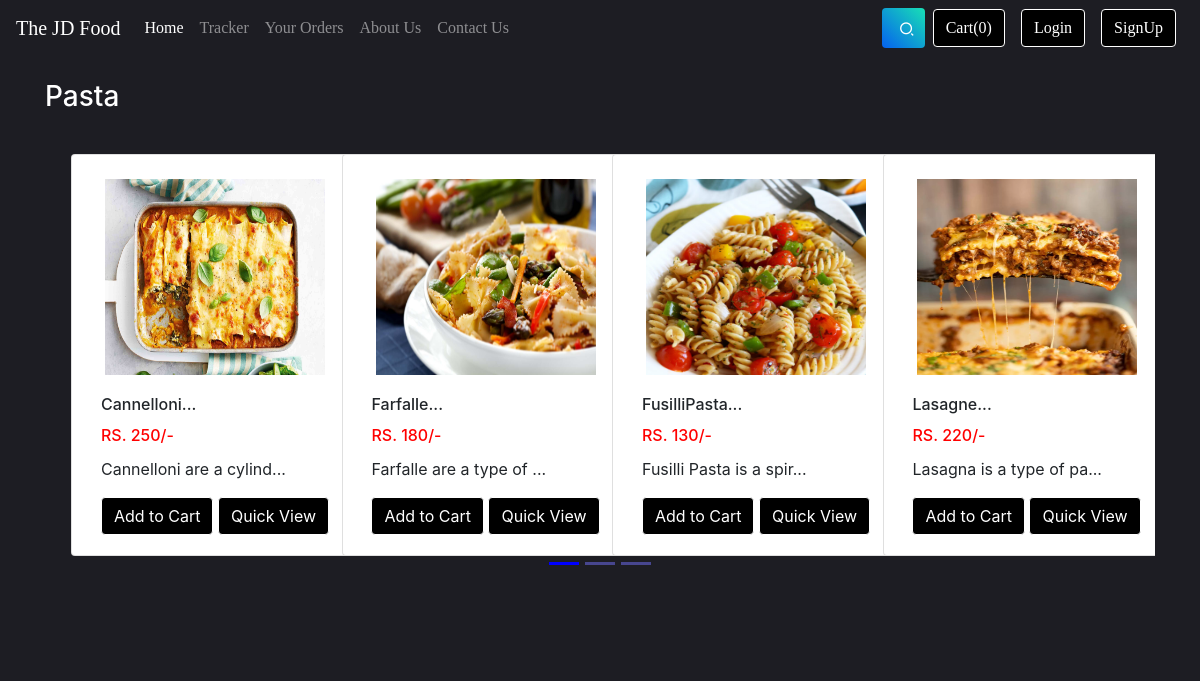
The app's page /shop/search/?search=Pasta with its own data.
### shop/models.py (models this page shows, shortened)
class Product(models.Model):
    product_id = models.AutoField
    product_name = models.CharField(max_length=50)
    category = models.CharField(max_length=50, default="")
    subcategory = models.CharField(max_length=50, default="")
    price = models.IntegerField(default=0)
    desc = models.CharField(max_length=500)
    pub_date = models.DateField()
    image = models.ImageField(upload_to="shop/images", default="")

### shop/views.py (the view)
def search(request):
    query = request.GET.get('search')
    allProds = []
    catprods = Product.objects.values('category', 'id')
    cats = {item['category'] for item in catprods}
    for cat in cats:
        prodtemp = Product.objects.filter(category=cat)
        prod = [item for item in prodtemp if searchMatch(query, item)]
        n = len(prod)
        nSlides = n // 4 + ceil((n / 4) - (n // 4))
        if len(prod) != 0:
            allProds.append([prod, range(1, nSlides), nSlides])
    deven = {'allProds': allProds, "msg": ""}
    if len(allProds) == 0 or len(query) < 3:
        deven = {'msg': "No item available. Please make sure to enter relevant search query"}
    return render(request, 'shop/search.html', deven)

### shop/views.py (called while the page is built)
def searchMatch(query, item):
    if query in item.desc.lower() or query in item.product_name.lower() or query in item.category.lower() or query in item.desc or query in item.product_name or query in item.category or query in item.desc.upper() or query in item.product_name.upper() or query in item.category.upper():
        return True
    else:
        return False

### shop/templates/shop/search.html (shortened to what this page needs)
{% extends 'shop/basic.html' %}
  {% block body %}
  {% load static %}
<div class="container" id="cont" style="background-color:#1d1d23">
    {% for product, range, nSlides in allProds %}
    <h3 class="my-4" style="color:white">{{product.0.category}}</h3>
    <div class="row">
        <div id="demo{{forloop.counter}}" class="col carousel slide my-3" data-interval="false">
            <ul class="carousel-indicators">
                <li data-target="#demo{{forloop.counter}}" data-slide-to="0" class="active"></li>
                {% for i in range %}
                <li data-target="#demo{{forloop.parentloop.counter}}" data-slide-to="{{i}}"></li>
                {% endfor %}
            </ul>
            <div class="container carousel-inner no-padding">
                <div class="carousel-item active">
                    {% for i in product %}
                    <div class="col-xs-3 col-sm-3 col-md-3">
                        <div class="card align-items-center" style="width: 18rem">
                            <img src='/media/{{i.image}}' class="card-img-top pt-4" alt="...">
                            <div class="card-body">
                                <h6 class="card-title" id="namepr{{i.id}}">{{i.product_name|slice:"0:20"}}...</h6>
                                 <h6 class="card-title" style="color:red">RS. <span id="pricepr{{i.id}}">{{i.price}}/-</span></h6>
                                <p class="card-text">{{i.desc|slice:"0:23"}}...</p>
                                <span id="divpr{{i.id}}" class="divpr">
                                    <button id="pr{{i.id}}" class="btn btn-primary cart">Add to Cart</button>
                                </span>
                                <a href="/shop/productView/{{i.id}}"> <button id="qv{{i.id}}" class="btn btn-primary cart">Quick View</button> </a>
                            </div>
                        </div>
                    </div>
                    {% if forloop.counter|divisibleby:4 and forloop.counter > 0 and not forloop.last %}
                </div>
                    {% endif %}
                    {% endfor %}
            </div>
        </div>
    </div>
    {% endfor %}
</div>
{% endblock %}

### shop/templates/shop/basic.html (shortened to what this page needs)
<!doctype html>
<html lang="en">
  <head>
    <link rel="stylesheet" href="https://stackpath.bootstrapcdn.com/bootstrap/4.2.1/css/bootstrap.min.css">
    <link rel="stylesheet" href="https://stackpath.bootstrapcdn.com/bootstrap/4.3.1/css/bootstrap.min.css">
    <link rel="stylesheet" href="https://use.fontawesome.com/releases/v5.8.2/css/all.css">
    <link href="https://cdn.jsdelivr.net/npm/remixicon@2.5.0/fonts/remixicon.css"rel="stylesheet"/>
  </head>
  <body>
    <nav class="navbar navbar-expand-lg navbar-dark"style="font-family:times new roman;background-color:#1d1d23">
      <a class="navbar-brand" href="/" >The JD Food</a>
      <div class="collapse navbar-collapse" id="navbarSupportedContent">
        <ul class="navbar-nav mr-auto">
          <li class="nav-item active">
            <a class="nav-link" href="/shop">Home <span class="sr-only">(current)</span></a>
          </li>
          <li class="nav-item">
            <a class="nav-link" href="/shop/tracker">Tracker</a>
          </li>
          <li class="nav-item">
            <a class="nav-link" href="/shop/orderView/">Your Orders</a>
          </li>
          <li class="nav-item">
            <a class="nav-link" href="/shop/about">About Us</a>
          </li>
          <li class="nav-item">
            <a class="nav-link" href="/shop/contact">Contact Us</a>
          </li>
        </ul>
        <form method="get" action="/shop/search" class="search">
          <input class="search__input" type="search" name="search" id="search" placeholder="Search" aria-label="Search" required>
          <button class="search__button" type="submit"><i class="ri-search-2-line"></i></button>
        </form>
        <button type="button" class="btn btn-secondary mx-2" id="popcart" data-container="body" data-html="true" data-toggle="popover" title="MyCart" data-placement="bottom" data-content="Bottom popover">
          Cart(<span id="cart">0</span>)
        </button>
        {% if user.is_authenticated %}
        <ul class="navbar-nav mr-2">
          <li class="nav-item dropdown">
            <a class="nav-link dropdown-toggle" href='#' id="navbarDropdown" role="button" data-toggle="dropdown"> Welcome {{request.user}}</a>
            <div class="dropdown-menu" aria-labelledby="navbarDropdown">
              <a class="dropdown-item" href="/shop/logout/">Logout</a>
            </div>
          </li>
        </ul>
        {% else %}
        <button type="button" class="btn btn-success mx-2" data-toggle="modal" data-target="#loginModal">Login</button>
        <button type="button" class="btn btn-success mx-2" data-toggle="modal" data-target="#signupModal">SignUp</button>
        {% endif %}
      </div>
    </nav>
    {% block body %} {% endblock %}
  </body>
</html>

### records on screen
Product: category "Pasta", image (picture), product_name "Cannelloni", price "250", desc "Cannelloni are a cylind"
Product: image (picture), product_name "Farfalle", price "180", desc "Farfalle are a type of"
Product: image (picture), product_name "FusilliPasta", price "130", desc "Fusilli Pasta is a spir"
Product: image (picture), product_name "Lasagne", price "220", desc "Lasagna is a type of pa"
